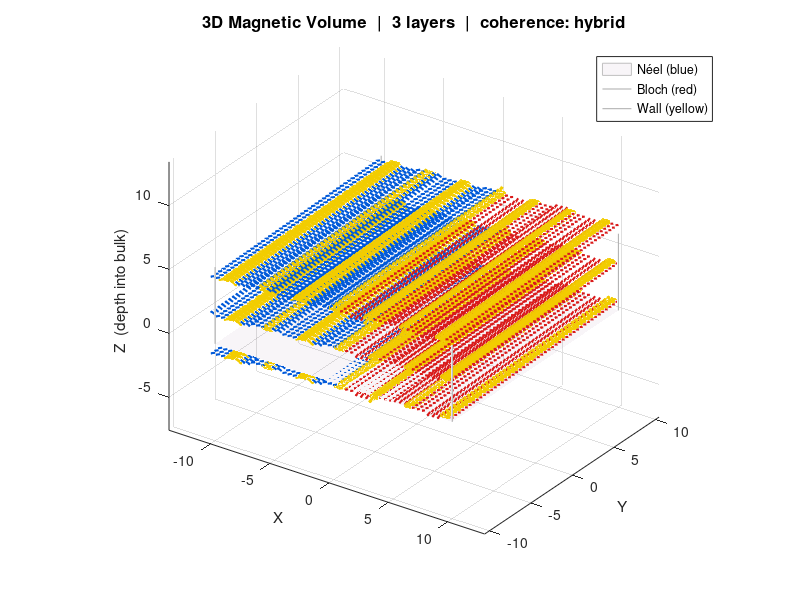
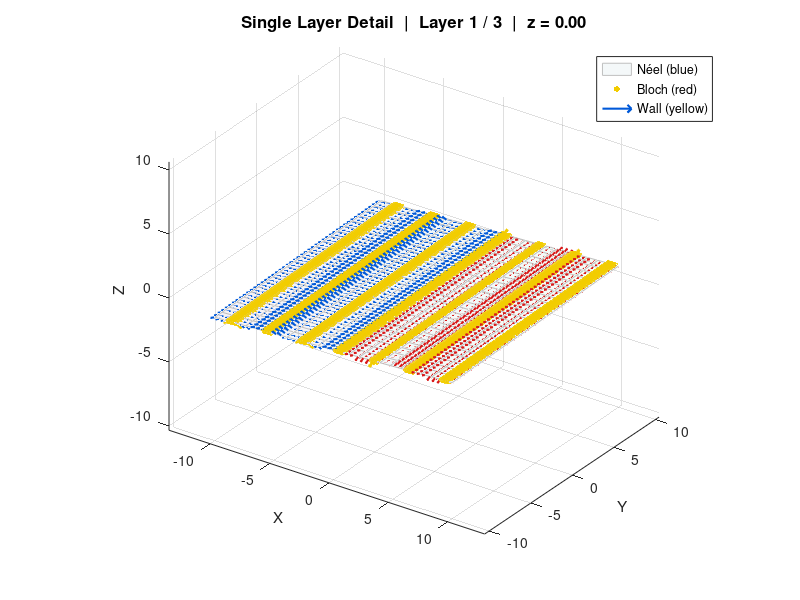

Write MATLAB code to recreate these figures, in order.
% ============================================================
% ============================================================
%          MODULE 1 — 3D MAGNETIC VECTOR FIELD GENERATOR
% ============================================================
%
% Generates a true 3D magnetization volume:
%   Mx(Nx, Ny, Nz),  My(Nx, Ny, Nz),  Mz(Nx, Ny, Nz)
%
% Domain walls run through the bulk in z.
% Each z-layer can be independently tilted.
% Bloch/Neel assignment supports split, checkerboard, and random tiles.
%
% OUTPUT VARIABLES (passed to Module 2):
%   Mx, My, Mz   — 3D magnetization arrays  [Ny x Nx x Nz]
%   x, y, z_vec  — coordinate vectors
%   X, Y         — 2D meshgrid (for reference)
%   domain_params — struct of all key parameters
%
% FIGURES:
%   Figure 1 — 3D quiver (subsampled), color coded by region + walls
%   Figure 2 — Slice inspector: XY / XZ / YZ centre slices
%   Figure 3 — Domain wall isosurface (layman overview)
%
% ============================================================

% Note: workspace clearing is handled by master_pipeline.m
% Do not add clear/clc here — it will wipe pipeline and algo_mode

% ============================================================
% ============================================================
%              SECTION 1 — GRID AND PHYSICAL SIZE
% ============================================================
% ============================================================

x_range = [-10 10];     % physical X extent (in units below)
y_range = [-10 10];     % physical Y extent
z_range = [0   6];      % physical Z extent (depth into bulk)

% Physical scale — what does one unit in x_range/y_range correspond to?
% This sets the spatial frequency content of the volume to match the detector.
%
% The detector q range at ALS COSMIC (150mm distance, 48um pixels, 512px):
%   qx_max_det ≈ 0.29 rad/nm
%
% For the volume FFT to cover the same q range:
%   qx_max_vol = pi / dx_vol_nm  must equal  qx_max_det
%   dx_vol_nm = pi / qx_max_det = pi / 0.29 ≈ 10.8 nm
%   sample_scale_nm = dx_vol_nm / dx_units = 10.8 / (20/139) ≈ 75 nm
%
% This means the total field of view is 75 * 20 = 1500 nm = 1.5 um
% which is physically reasonable for magnetic domain structures.
%
% If you change det_distance_mm or pixel_size_um in module2,
% recalculate: sample_scale_nm = pi/qx_max_det / (x_range_width/Nx)
sample_scale_nm = 75.0;   % nm per x_range/y_range unit

Nx = 140;               % grid points along X
Ny = 140;               % grid points along Y
Nz = 3;                 % number of z layers

% ============================================================
% ============================================================
%              SECTION 2 — DOMAIN GEOMETRY
% ============================================================
% ============================================================

domain_width = 3;       % width of each domain stripe (physical units)

% Direction stripes repeat:
%   'x' -> vertical stripes (vary left-to-right)
%   'y' -> horizontal stripes (vary bottom-to-top)
stripe_axis  = 'x';

% ============================================================
% ============================================================
%              SECTION 3 — DOMAIN WALL CONTROLS
% ============================================================
% ============================================================

% Sharpness of the wall transition
%   smaller -> very sharp wall
%   larger  -> smooth / thick wall
wall_smoothness = 0.007;

% Mathematical profile for wall shape:
%   'tanh' -> smooth, physically realistic (recommended)
%   'atan' -> alternative profile
profile_type = 'tanh';

% Physical width of the wall region (for visualization mask only)
wall_visual_thick = 0.35;

% Optional: multiply wall_smoothness to make walls visually thicker
use_wall_thick_multiplier = true;
wall_smooth_multiplier    = 3.0;

% ============================================================
% ============================================================
%              SECTION 4 — SPIN TEXTURE
% ============================================================
% ============================================================

% Angular resolution — controls how many distinct spin orientations appear
%   pi/4  -> 4 steps (coarse)
%   pi/8  -> 8 steps
%   0.05  -> ~63 steps (nearly continuous)
epsilon   = pi/4;

% Rotation direction through the wall:
%   +1 -> counterclockwise
%   -1 -> clockwise
chirality = +1;

% ============================================================
%   BULK SPIN ORIENTATION CONTROLS
% ============================================================
%
% These set where the spins point IN THE BULK (between walls).
% The wall rotation (epsilon, chirality) is applied ON TOP of this.
%
% theta_bulk_deg — polar angle from the +z axis
%   0   -> spin UP   (all spins pointing out of plane, +z)
%   180 -> spin DOWN (all spins pointing into plane, -z)
%   90  -> spins lying flat in-plane
%   45  -> spins canted 45 degrees from vertical
%
theta_bulk_deg = 0;

% phi_bulk_deg — azimuthal angle in the xy-plane
%   only has effect when theta_bulk_deg is not 0 or 180
%   0   -> in-plane component points toward +x
%   90  -> in-plane component points toward +y
%   45  -> diagonal
%
phi_bulk_deg = 0;

% domain_contrast — controls what the SECOND domain does
%   'alternating' -> domains alternate: theta_bulk and theta_bulk+180
%                    this is the classic up/down domain pattern
%   'uniform'     -> ALL domains point the same direction (ferromagnet)
%                    walls still rotate but bulk is uniform
%   'orthogonal'  -> second domain is rotated 90 deg from first
%                    useful for vortex-like or flux-closure patterns
%
domain_contrast = 'alternating';

% ============================================================
%   BLOCH / NEEL ASSIGNMENT MODE
% ============================================================
%
%   'split'  -> simple half-plane division (vertical or horizontal)
%   'tiles'  -> grid of rectangular regions (checker or random)
%
assignment_mode = 'split';

% --- Split options (used when assignment_mode = 'split') ---
%   'vertical'   -> left = Neel, right = Bloch
%   'horizontal' -> bottom = Neel, top = Bloch
split_type     = 'vertical';
split_location = 0;             % x (or y) coordinate of the dividing line

% --- Tile options (used when assignment_mode = 'tiles') ---
tile_Nx = 6;                    % number of tile columns
tile_Ny = 6;                    % number of tile rows
%   'checker' -> alternating checkerboard
%   'random'  -> random assignment (controlled by seed below)
tile_pattern     = 'checker';
tile_random_seed = 1;

% ============================================================
% ============================================================
%              SECTION 5 — Z-LAYER / DEPTH CONTROLS
% ============================================================
% ============================================================

% --- Z layer positions ---
% 'linear'  -> evenly spaced from z_range(1) to z_range(2)
% 'custom'  -> use z_layers array below (must have exactly Nz values)
z_spacing_mode = 'linear';
z_layers_custom = [0 3 6];      % only used if z_spacing_mode = 'custom'

% ============================================================
%   PER-LAYER TILT CONTROLS
% ============================================================
%
% Each z-layer plane can be independently tilted in X and Y.
% This simulates real bulk materials where layers are not perfectly flat.
%
% use_per_layer_tilt = false -> use the same global tilt for all layers
% use_per_layer_tilt = true  -> use the arrays below (must have Nz values)
%
% Global tilt (used for all layers when use_per_layer_tilt = false,
%              also used as fallback if arrays are too short):
global_tilt_ax = 0.05;          % X-tilt applied to all layers
global_tilt_ay = 0.02;          % Y-tilt applied to all layers

% Per-layer tilt (only used when use_per_layer_tilt = true)
% Add or remove values to match Nz — one entry per layer.
% If you set Nz = 5, provide 5 values in each array.
use_per_layer_tilt  = false;
layer_tilt_ax = [0.08, -0.05, 0.03];   % X-tilt per layer
layer_tilt_ay = [0.04,  0.10, 0.00];   % Y-tilt per layer

% ============================================================
%   INTER-LAYER COHERENCE
% ============================================================
%
% Controls how similar adjacent z-layers are to each other.
%
% z_coherence_mode:
%   'copy'        -> identical at every z (perfect coherence)
%   'advect'      -> domains drift laterally with z
%   'morph'       -> domain parameters change slowly with z
%   'hybrid'      -> advect + morph + optional rare events
%   'independent' -> fully independent per layer (stress test)
%
z_coherence_mode  = 'hybrid';
z_corr_strength   = 0.85;       % [0..1]  1 = highly coherent, 0 = independent
z_advect_sigma    = 0.25;       % lateral drift step size per layer (advect/hybrid)

% Parameter drift per layer (morph/hybrid)
z_width_jitter_frac   = 0.06;   % fractional jitter of domain_width
z_wall_jitter_frac    = 0.08;   % fractional jitter of wall_smoothness
z_split_jitter_abs    = 0.15;   % absolute jitter of split_location

% Chirality behavior across z
%   'locked'      -> same chirality every layer
%   'random_walk' -> occasionally flips with probability below
z_chirality_mode      = 'locked';
z_chirality_flip_prob = 0.05;

% Random seeding across layers
%   'layer_offset' -> seed = z_base_seed + layer index
%   'locked'       -> same seed every layer
z_seed_mode  = 'layer_offset';
z_base_seed  = 123;

% Rare events (hybrid mode only)
% Localized patches of perturbed magnetization — stress-tests reconstruction
z_event_rate       = 0.10;      % probability per layer of an event occurring
z_event_patch_frac = 0.18;      % patch size as fraction of field of view
z_event_strength   = 0.55;      % perturbation strength [0..1]

% ============================================================
% ============================================================
%              SECTION 6 — VISUALIZATION CONTROLS
% ============================================================
% ============================================================

% ---- Figure toggles — set false to skip ----
% Use the exist-guard pattern so a caller (e.g. Generate_training_data)
% can set these to false BEFORE running this module and have it respected.
if ~exist('show_fig1_3d_volume',   'var'), show_fig1_3d_volume   = true; end
if ~exist('show_fig2_single_layer','var'), show_fig2_single_layer = true; end

% Arrow density — controls spacing between arrows
%   0.35 matches the original codes (recommended starting point)
%   increase toward 0.5 for denser fill, decrease for sparser
quiver_density_3d  = 0.35;      % Figure 1 — 3D volume
quiver_density_2d  = 0.35;      % Figure 2 — single layer detail

% Which layer to show in Figure 2 (1 = first, Nz = deepest)
fig2_layer = 1;

% Arrow scale — set to 0 to let MATLAB auto-scale (no overlap)
% Use a small positive number like 0.4-0.6 for consistent sizing
% DO NOT set above 1.0 — arrows will overlap into adjacent cells
arrow_scale = 0.5;

% Arrow line thickness
arrow_width = 1.5;

% Colors — matching original code conventions
color_neel  = [0.00 0.35 0.85]; % blue   — Neel domain arrows
color_bloch = [0.85 0.10 0.10]; % red    — Bloch domain arrows
color_wall  = [0.95 0.80 0.00]; % yellow — domain wall arrows
color_wall_scatter = [0.95 0.80 0.0];

wall_marker_size = 12;
wall_alpha       = 0.85;

% Figure sizes — moderate, side by side, easy to rotate
% [left bottom width height] in normalized screen units
fig1_pos = [0.03 0.25 0.43 0.50];   % 3D volume — left
fig2_pos = [0.53 0.25 0.43 0.50];   % single layer detail — right

% ============================================================
% ============================================================
%   GENERATOR OVERRIDE — applied if gen_params struct exists
%   Allows generate_training_data.m to randomize parameters
%   without editing module1 defaults. Each field is optional.
% ============================================================
% ============================================================
if exist('gen_params', 'var') && isstruct(gen_params)
    if isfield(gen_params,'Nx'),              Nx = gen_params.Nx;                           end
    if isfield(gen_params,'Ny'),              Ny = gen_params.Ny;                           end
    if isfield(gen_params,'Nz'),              Nz = gen_params.Nz;                           end
    if isfield(gen_params,'z_range'),         z_range = gen_params.z_range;                 end
    if isfield(gen_params,'sample_scale_nm'), sample_scale_nm = gen_params.sample_scale_nm; end
    if isfield(gen_params,'domain_width'),    domain_width = gen_params.domain_width;       end
    if isfield(gen_params,'stripe_axis'),     stripe_axis = gen_params.stripe_axis;         end
    if isfield(gen_params,'wall_smoothness'), wall_smoothness = gen_params.wall_smoothness; end
    if isfield(gen_params,'theta_bulk_deg'),  theta_bulk_deg = gen_params.theta_bulk_deg;   end
    if isfield(gen_params,'phi_bulk_deg'),    phi_bulk_deg = gen_params.phi_bulk_deg;       end
    if isfield(gen_params,'domain_contrast'), domain_contrast = gen_params.domain_contrast; end
    if isfield(gen_params,'chirality'),       chirality = gen_params.chirality;             end
    if isfield(gen_params,'split_type'),      split_type = gen_params.split_type;           end
    if isfield(gen_params,'split_location'),  split_location = gen_params.split_location;   end
    if isfield(gen_params,'epsilon'),         epsilon = gen_params.epsilon;                 end
end

% ============================================================
% ============================================================
%              BUILD COORDINATE GRIDS
% ============================================================
% ============================================================

x = linspace(x_range(1), x_range(2), Nx);
y = linspace(y_range(1), y_range(2), Ny);

% Build z layer positions
if strcmpi(z_spacing_mode,'custom') && numel(z_layers_custom) == Nz
    z_vec = z_layers_custom(:).';
else
    z_vec = linspace(z_range(1), z_range(2), Nz);
end

[X, Y] = meshgrid(x, y);   % [Ny x Nx]

% Allocate 3D output arrays
Mx = zeros(Ny, Nx, Nz);
My = zeros(Ny, Nx, Nz);
Mz = zeros(Ny, Nx, Nz);

% Wall mask 3D (for visualization)
Wall_mask = false(Ny, Nx, Nz);

% Store per-layer region masks for correct color coding in figures
Mask_neel  = false(Ny, Nx, Nz);
Mask_bloch = false(Ny, Nx, Nz);

% ============================================================
% ============================================================
%              PRECOMPUTE BASE PROFILE (layer 1 reference)
% ============================================================
% ============================================================

if lower(stripe_axis) == 'x'
    S_base = X; Smin_base = min(x);
else
    S_base = Y; Smin_base = min(y);
end

% ============================================================
% ============================================================
%              COMPUTE INTER-LAYER ADVECTION DRIFT
% ============================================================
% ============================================================

dx_drift = zeros(1, Nz);
dy_drift = zeros(1, Nz);

rng(z_base_seed);   % reproducible

for kk = 2:Nz
    dx_drift(kk) = dx_drift(kk-1) + z_advect_sigma * randn;
    dy_drift(kk) = dy_drift(kk-1) + z_advect_sigma * randn;
end

alpha_coh = max(0, min(1, z_corr_strength));

% ============================================================
% ============================================================
%              MAIN LOOP — BUILD 3D FIELD LAYER BY LAYER
% ============================================================
% ============================================================

base_dw   = domain_width;
base_ws   = wall_smoothness;
base_sl   = split_location;
base_chir = chirality;

Nlayers = max(1, round(pi / abs(epsilon)));

for kk = 1:Nz

    % --- Seed ---
    if strcmpi(z_seed_mode,'layer_offset')
        rng(z_base_seed + kk);
    end

    % --- Per-layer domain parameters (morph/hybrid) ---
    if strcmpi(z_coherence_mode,'copy')
        dw_k  = base_dw;
        ws_k  = base_ws;
        sl_k  = base_sl;
        chir_k = base_chir;
        Xk = X; Yk = Y;
    else
        dw_k  = base_dw  * (1 + (1-alpha_coh) * z_width_jitter_frac * randn);
        ws_k  = base_ws  * (1 + (1-alpha_coh) * z_wall_jitter_frac  * randn);
        sl_k  = base_sl  + (1-alpha_coh) * z_split_jitter_abs * randn;
        chir_k = base_chir;

        % Chirality random walk
        if strcmpi(z_chirality_mode,'random_walk') && rand < z_chirality_flip_prob
            chir_k = -base_chir;
            base_chir = chir_k;
        end

        % Lateral advection
        Xk = X; Yk = Y;
        if any(strcmpi(z_coherence_mode, {'advect','hybrid'}))
            Xk = X - dx_drift(kk);
            Yk = Y - dy_drift(kk);
        end
        if strcmpi(z_coherence_mode,'independent')
            dw_k  = base_dw  * (0.7 + 0.6*rand);
            ws_k  = base_ws  * (0.5 + rand);
            sl_k  = base_sl  + 4*(rand - 0.5);
        end
    end

    % --- Stripe coordinate ---
    if lower(stripe_axis) == 'x'
        Sk = Xk; Smin_k = min(x);
    else
        Sk = Yk; Smin_k = min(y);
    end

    domain_index_k = floor((Sk - Smin_k) / max(dw_k, 1e-9));
    s_mod_k        = mod((Sk - Smin_k), max(dw_k,1e-9)) - max(dw_k,1e-9)/2;

    % --- Compute bulk spin angles from user controls ---
    theta_bulk_rad = deg2rad(theta_bulk_deg);
    phi_bulk_rad   = deg2rad(phi_bulk_deg);

    % Base angle for domain 1 (even index)
    theta_dom1 = theta_bulk_rad;

    % Base angle for domain 2 (odd index) — depends on domain_contrast
    switch lower(domain_contrast)
        case 'uniform'
            theta_dom2 = theta_bulk_rad;       % same as domain 1
        case 'orthogonal'
            theta_dom2 = theta_bulk_rad + pi/2; % 90 deg offset
        otherwise % 'alternating'
            theta_dom2 = theta_bulk_rad + pi;   % flip to opposite pole
    end

    % Build theta_base_k: even domains get theta_dom1, odd get theta_dom2
    is_odd_domain = mod(domain_index_k, 2) == 1;
    theta_base_k  = theta_dom1 * ones(size(domain_index_k));
    theta_base_k(is_odd_domain) = theta_dom2;

    % --- Wall profile ---
    ws_eff_k = ws_k;
    if use_wall_thick_multiplier
        ws_eff_k = ws_k * wall_smooth_multiplier;
    end

    switch lower(profile_type)
        case 'atan', fk = (2/pi) * atan(s_mod_k / max(ws_eff_k,1e-6));
        otherwise,   fk = tanh(s_mod_k / max(ws_eff_k,1e-6));
    end

    % --- Wall mask for this layer ---
    wall_mask_k = abs(s_mod_k) < wall_visual_thick;
    Wall_mask(:,:,kk) = wall_mask_k;

    % --- Bloch / Neel assignment ---
    mask_bloch_k = false(size(X));

    switch lower(assignment_mode)
        case 'tiles'
            if strcmpi(tile_pattern,'random')
                rng(tile_random_seed);
                tile_assign = rand(tile_Ny, tile_Nx) > 0.5;
            else
                [ii,jj] = ndgrid(1:tile_Ny, 1:tile_Nx);
                tile_assign = mod(ii+jj,2) == 0;
            end
            tx = min(tile_Nx, max(1, floor((Xk-x_range(1))/diff(x_range)*tile_Nx)+1));
            ty = min(tile_Ny, max(1, floor((Yk-y_range(1))/diff(y_range)*tile_Ny)+1));
            for iy = 1:tile_Ny
                for ix = 1:tile_Nx
                    mask_bloch_k = mask_bloch_k | (tx==ix & ty==iy & tile_assign(iy,ix));
                end
            end
        otherwise
            if strcmpi(split_type,'horizontal')
                mask_bloch_k = (Yk >= sl_k);
            else
                mask_bloch_k = (Xk >= sl_k);
            end
    end
    mask_neel_k = ~mask_bloch_k;

    % --- Build spin field for this layer ---
    mx_k = zeros(Ny, Nx);
    my_k = zeros(Ny, Nx);
    mz_k = zeros(Ny, Nx);

    for k = 1:Nlayers
        theta_kz = theta_base_k + chir_k * k * epsilon * fk;

        % sin(theta_kz) gives the in-plane magnitude
        % phi_bulk_rad splits that between x and y components
        in_plane = sin(theta_kz);
        out_plane = cos(theta_kz);

        % Neel: rotates in the plane defined by phi_bulk and z
        mx_k(mask_neel_k) = mx_k(mask_neel_k) + in_plane(mask_neel_k) * cos(phi_bulk_rad);
        my_k(mask_neel_k) = my_k(mask_neel_k) + in_plane(mask_neel_k) * sin(phi_bulk_rad);
        mz_k(mask_neel_k) = mz_k(mask_neel_k) + out_plane(mask_neel_k);

        % Bloch: rotates in the plane perpendicular to phi_bulk
        % perpendicular azimuth = phi_bulk + pi/2
        phi_bloch = phi_bulk_rad + pi/2;
        mx_k(mask_bloch_k) = mx_k(mask_bloch_k) + in_plane(mask_bloch_k) * cos(phi_bloch);
        my_k(mask_bloch_k) = my_k(mask_bloch_k) + in_plane(mask_bloch_k) * sin(phi_bloch);
        mz_k(mask_bloch_k) = mz_k(mask_bloch_k) + out_plane(mask_bloch_k);
    end

    % --- Normalize to unit vectors ---
    mag_k = sqrt(mx_k.^2 + my_k.^2 + mz_k.^2);
    mag_k(mag_k < 1e-12) = 1;
    mx_k = mx_k ./ mag_k;
    my_k = my_k ./ mag_k;
    mz_k = mz_k ./ mag_k;

    % --- Rare event perturbation (hybrid) ---
    if strcmpi(z_coherence_mode,'hybrid') && rand < z_event_rate
        px = x_range(1) + rand*diff(x_range);
        py = y_range(1) + rand*diff(y_range);
        rx = z_event_patch_frac * diff(x_range);
        ry = z_event_patch_frac * diff(y_range);
        patch = (abs(X-px) <= rx/2) & (abs(Y-py) <= ry/2);

        ax=randn; ay=randn; az=randn;
        an = sqrt(ax^2+ay^2+az^2)+1e-12;
        ax=ax/an; ay=ay/an; az=az/an;

        mx_k(patch) = (1-z_event_strength)*mx_k(patch) + z_event_strength*ax;
        my_k(patch) = (1-z_event_strength)*my_k(patch) + z_event_strength*ay;
        mz_k(patch) = (1-z_event_strength)*mz_k(patch) + z_event_strength*az;

        nn = sqrt(mx_k(patch).^2+my_k(patch).^2+mz_k(patch).^2)+1e-12;
        mx_k(patch) = mx_k(patch)./nn;
        my_k(patch) = my_k(patch)./nn;
        mz_k(patch) = mz_k(patch)./nn;
    end

    % --- Store in 3D volume ---
    Mx(:,:,kk) = mx_k;
    My(:,:,kk) = my_k;
    Mz(:,:,kk) = mz_k;
    Mask_neel(:,:,kk)  = mask_neel_k;
    Mask_bloch(:,:,kk) = mask_bloch_k;

end

fprintf('3D field built: [%d x %d x %d]  (%d z-layers)\n', Ny, Nx, Nz, Nz);

% ============================================================
% ============================================================
%   COMPUTE PER-LAYER Z SURFACE WITH TILT
% ============================================================
% Tilt is applied to visualization only — does NOT affect Mx,My,Mz values.
% ============================================================

% Build per-layer tilt arrays (pad with global value if too short)
ax_list = global_tilt_ax * ones(1, Nz);
ay_list = global_tilt_ay * ones(1, Nz);

if use_per_layer_tilt
    for kk = 1:Nz
        if kk <= numel(layer_tilt_ax), ax_list(kk) = layer_tilt_ax(kk); end
        if kk <= numel(layer_tilt_ay), ay_list(kk) = layer_tilt_ay(kk); end
    end
end

% ============================================================
% ============================================================
%   FIGURE 1 — 3D QUIVER VOLUME
%   Color: Blue=Neel  Red=Bloch  Yellow=Wall
% ============================================================
% ============================================================

if show_fig1_3d_volume

step3 = max(1, round(1/quiver_density_3d));

figure('Units','normalized','OuterPosition',fig1_pos,'Color','w');
hold on;

% Faint reference grid at bottom layer
[Xp,Yp] = meshgrid(linspace(x_range(1),x_range(2),20), ...
                    linspace(y_range(1),y_range(2),20));
surf(Xp, Yp, z_vec(1)*ones(size(Xp)), ...
    'FaceAlpha',0.04,'EdgeColor',[0.75 0.75 0.75],'EdgeAlpha',0.35);

% Vertical corner lines — depth perception
corners = [x_range(1) y_range(1); x_range(2) y_range(1);
           x_range(2) y_range(2); x_range(1) y_range(2)];
for c = 1:4
    plot3([corners(c,1) corners(c,1)],[corners(c,2) corners(c,2)], ...
          [z_vec(1) z_vec(end)],'Color',[0.7 0.7 0.7],'LineWidth',0.8);
end

for kk = 1:Nz

    ax_k = ax_list(kk);
    ay_k = ay_list(kk);

    mx_k = Mx(:,:,kk);
    my_k = My(:,:,kk);
    mz_k = Mz(:,:,kk);

    % Use stored per-layer masks — correct for advection/morph
    mn_k = Mask_neel(:,:,kk);
    mb_k = Mask_bloch(:,:,kk);
    wm_k = Wall_mask(:,:,kk);

    % Subsample grid
    Xs3 = X(1:step3:end, 1:step3:end);
    Ys3 = Y(1:step3:end, 1:step3:end);
    Zs3 = z_vec(kk) + ax_k*Xs3 + ay_k*Ys3;

    mxs = mx_k(1:step3:end,1:step3:end);
    mys = my_k(1:step3:end,1:step3:end);
    mzs = mz_k(1:step3:end,1:step3:end);

    idx_n = mn_k(1:step3:end,1:step3:end) & ~wm_k(1:step3:end,1:step3:end);
    idx_b = mb_k(1:step3:end,1:step3:end) & ~wm_k(1:step3:end,1:step3:end);
    idx_w = wm_k(1:step3:end,1:step3:end);

    % Neel — blue
    if any(idx_n(:))
        quiver3(Xs3(idx_n), Ys3(idx_n), Zs3(idx_n), ...
                mxs(idx_n), mys(idx_n), mzs(idx_n), ...
                arrow_scale, 'Color', color_neel, 'LineWidth', arrow_width);
    end
    % Bloch — red
    if any(idx_b(:))
        quiver3(Xs3(idx_b), Ys3(idx_b), Zs3(idx_b), ...
                mxs(idx_b), mys(idx_b), mzs(idx_b), ...
                arrow_scale, 'Color', color_bloch, 'LineWidth', arrow_width);
    end
    % Wall — yellow (slightly thicker)
    if any(idx_w(:))
        quiver3(Xs3(idx_w), Ys3(idx_w), Zs3(idx_w), ...
                mxs(idx_w), mys(idx_w), mzs(idx_w), ...
                arrow_scale, 'Color', color_wall, 'LineWidth', arrow_width+0.5);
    end

    % Wall scatter dots — reinforce wall position
    Xwk = X(wm_k); Ywk = Y(wm_k);
    Zwk = z_vec(kk) + ax_k*Xwk + ay_k*Ywk;
    scatter3(Xwk, Ywk, Zwk, wall_marker_size, color_wall_scatter, ...
             'filled','MarkerFaceAlpha',wall_alpha);
end

xlabel('X','FontSize',11); ylabel('Y','FontSize',11);
zlabel('Z  (depth into bulk)','FontSize',11);
title(sprintf('3D Magnetic Volume  |  %d layers  |  coherence: %s', ...
      Nz, z_coherence_mode),'FontSize',12);
legend({'Néel (blue)','Bloch (red)','Wall (yellow)'}, ...
       'Location','northeast','FontSize',9);
grid on; axis equal; view(35,28);
rotate3d on;
hold off;

end % show_fig1_3d_volume

% ============================================================
% ============================================================
%   FIGURE 2 — SINGLE LAYER DETAIL VIEW
% ============================================================
% ============================================================

if show_fig2_single_layer

% Clamp layer index to valid range
fig2_layer = max(1, min(Nz, fig2_layer));

mx_d  = Mx(:,:,fig2_layer);
my_d  = My(:,:,fig2_layer);
mz_d  = Mz(:,:,fig2_layer);
mn_d  = Mask_neel(:,:,fig2_layer);
mb_d  = Mask_bloch(:,:,fig2_layer);
wm_d  = Wall_mask(:,:,fig2_layer);

ax_d  = ax_list(fig2_layer);
ay_d  = ay_list(fig2_layer);

step2 = max(1, round(1/quiver_density_2d));

figure('Units','normalized','OuterPosition',fig2_pos,'Color','w');
hold on;

% Faint background plane
[Xp2,Yp2] = meshgrid(linspace(x_range(1),x_range(2),24), ...
                      linspace(y_range(1),y_range(2),24));
Zp2 = z_vec(fig2_layer) + ax_d*Xp2 + ay_d*Yp2;
surf(Xp2, Yp2, Zp2, 'FaceAlpha',0.05,'EdgeColor',[0.75 0.75 0.75]);

% Wall scatter dots — prominent
Xwd = X(wm_d); Ywd = Y(wm_d);
Zwd = z_vec(fig2_layer) + ax_d*Xwd + ay_d*Ywd;
scatter3(Xwd, Ywd, Zwd, wall_marker_size*1.5, color_wall_scatter, ...
         'filled','MarkerFaceAlpha',wall_alpha);

% Subsampled grid
Xs2 = X(1:step2:end,1:step2:end);
Ys2 = Y(1:step2:end,1:step2:end);
Zs2 = z_vec(fig2_layer) + ax_d*Xs2 + ay_d*Ys2;

mxs2 = mx_d(1:step2:end,1:step2:end);
mys2 = my_d(1:step2:end,1:step2:end);
mzs2 = mz_d(1:step2:end,1:step2:end);

idx_n2 = mn_d(1:step2:end,1:step2:end) & ~wm_d(1:step2:end,1:step2:end);
idx_b2 = mb_d(1:step2:end,1:step2:end) & ~wm_d(1:step2:end,1:step2:end);
idx_w2 = wm_d(1:step2:end,1:step2:end);

% Neel — blue
if any(idx_n2(:))
    quiver3(Xs2(idx_n2), Ys2(idx_n2), Zs2(idx_n2), ...
            mxs2(idx_n2), mys2(idx_n2), mzs2(idx_n2), ...
            arrow_scale, 'Color', color_neel, 'LineWidth', arrow_width);
end
% Bloch — red
if any(idx_b2(:))
    quiver3(Xs2(idx_b2), Ys2(idx_b2), Zs2(idx_b2), ...
            mxs2(idx_b2), mys2(idx_b2), mzs2(idx_b2), ...
            arrow_scale, 'Color', color_bloch, 'LineWidth', arrow_width);
end
% Wall — yellow
if any(idx_w2(:))
    quiver3(Xs2(idx_w2), Ys2(idx_w2), Zs2(idx_w2), ...
            mxs2(idx_w2), mys2(idx_w2), mzs2(idx_w2), ...
            arrow_scale, 'Color', color_wall, 'LineWidth', arrow_width+0.5);
end

xlabel('X','FontSize',11); ylabel('Y','FontSize',11);
zlabel('Z','FontSize',11);
title(sprintf('Single Layer Detail  |  Layer %d / %d  |  z = %.2f', ...
      fig2_layer, Nz, z_vec(fig2_layer)),'FontSize',12);
legend({'Néel (blue)','Bloch (red)','Wall (yellow)'},'Location','northeast','FontSize',9);
grid on; axis equal; view(35,28);
rotate3d on;
hold off;

end % show_fig2_single_layer

% ============================================================
% ============================================================
%   PACKAGE OUTPUT FOR MODULE 2
% ============================================================
% ============================================================

domain_params.x_range         = x_range;
domain_params.y_range         = y_range;
domain_params.z_range         = z_range;
domain_params.Nx              = Nx;
domain_params.Ny              = Ny;
domain_params.Nz              = Nz;
domain_params.domain_width    = domain_width;
domain_params.epsilon         = epsilon;
domain_params.chirality       = chirality;
domain_params.assignment_mode = assignment_mode;
domain_params.z_coherence_mode = z_coherence_mode;

% ============================================================
%   PACK PIPELINE STRUCT — passed to Module 2 and beyond
% ============================================================
pipeline.M.x        = Mx;
pipeline.M.y        = My;
pipeline.M.z        = Mz;
pipeline.M.x_vec    = x;
pipeline.M.y_vec    = y;
pipeline.M.z_vec    = z_vec;
pipeline.M.params   = domain_params;
pipeline.M.Wall_mask  = Wall_mask;
pipeline.M.Mask_neel  = Mask_neel;
pipeline.M.Mask_bloch = Mask_bloch;
pipeline.M.sample_scale_nm = sample_scale_nm;  % nm per x_range unit — for q-axis

fprintf('\n--- Module 1 complete ---\n');
fprintf('Output arrays: Mx, My, Mz  [%d x %d x %d]\n', Ny, Nx, Nz);
fprintf('Coordinate vectors: x (%d pts), y (%d pts), z_vec (%d pts)\n', Nx, Ny, Nz);
fprintf('Pass these to Module 2 (forward scattering model).\n');
